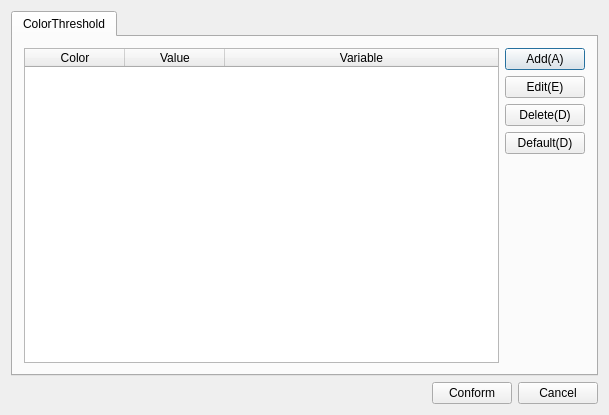
<?xml version="1.0" encoding="UTF-8"?>
<ui version="4.0">
 <class>CThresholdChooseWgt</class>
 <widget class="QDialog" name="CThresholdChooseWgt">
  <property name="geometry">
   <rect>
    <x>0</x>
    <y>0</y>
    <width>609</width>
    <height>415</height>
   </rect>
  </property>
  <property name="windowTitle">
   <string>CThresholdChooseWgt</string>
  </property>
  <layout class="QHBoxLayout" name="horizontalLayout_2">
   <item>
    <layout class="QVBoxLayout" name="verticalLayout">
     <item>
      <widget class="QTabWidget" name="tabWidget">
       <property name="currentIndex">
        <number>0</number>
       </property>
       <widget class="QWidget" name="tab">
        <attribute name="title">
         <string>ColorThreshold</string>
        </attribute>
        <layout class="QVBoxLayout" name="verticalLayout_3">
         <item>
          <layout class="QHBoxLayout" name="horizontalLayout_3">
           <item>
            <widget class="QTableWidget" name="tableWidget">
             <attribute name="horizontalHeaderStretchLastSection">
              <bool>true</bool>
             </attribute>
             <column>
              <property name="text">
               <string>Color</string>
              </property>
             </column>
             <column>
              <property name="text">
               <string>Value</string>
              </property>
             </column>
             <column>
              <property name="text">
               <string>Variable</string>
              </property>
             </column>
            </widget>
           </item>
           <item>
            <layout class="QVBoxLayout" name="verticalLayout_2">
             <item>
              <widget class="QPushButton" name="pushButton_3">
               <property name="text">
                <string>Add(A)</string>
               </property>
              </widget>
             </item>
             <item>
              <widget class="QPushButton" name="pushButton_4">
               <property name="text">
                <string>Edit(E)</string>
               </property>
              </widget>
             </item>
             <item>
              <widget class="QPushButton" name="pushButton_5">
               <property name="text">
                <string>Delete(D)</string>
               </property>
              </widget>
             </item>
             <item>
              <widget class="QPushButton" name="pushButton_6">
               <property name="text">
                <string>Default(D)</string>
               </property>
              </widget>
             </item>
             <item>
              <spacer name="verticalSpacer">
               <property name="orientation">
                <enum>Qt::Vertical</enum>
               </property>
               <property name="sizeHint" stdset="0">
                <size>
                 <width>20</width>
                 <height>40</height>
                </size>
               </property>
              </spacer>
             </item>
            </layout>
           </item>
          </layout>
         </item>
        </layout>
       </widget>
      </widget>
     </item>
     <item>
      <layout class="QHBoxLayout" name="horizontalLayout">
       <item>
        <spacer name="horizontalSpacer">
         <property name="orientation">
          <enum>Qt::Horizontal</enum>
         </property>
         <property name="sizeHint" stdset="0">
          <size>
           <width>40</width>
           <height>20</height>
          </size>
         </property>
        </spacer>
       </item>
       <item>
        <widget class="QPushButton" name="pushButton">
         <property name="text">
          <string>Conform</string>
         </property>
        </widget>
       </item>
       <item>
        <widget class="QPushButton" name="pushButton_2">
         <property name="text">
          <string>Cancel</string>
         </property>
        </widget>
       </item>
      </layout>
     </item>
    </layout>
   </item>
  </layout>
 </widget>
 <layoutdefault spacing="6" margin="11"/>
 <resources/>
 <connections/>
</ui>
